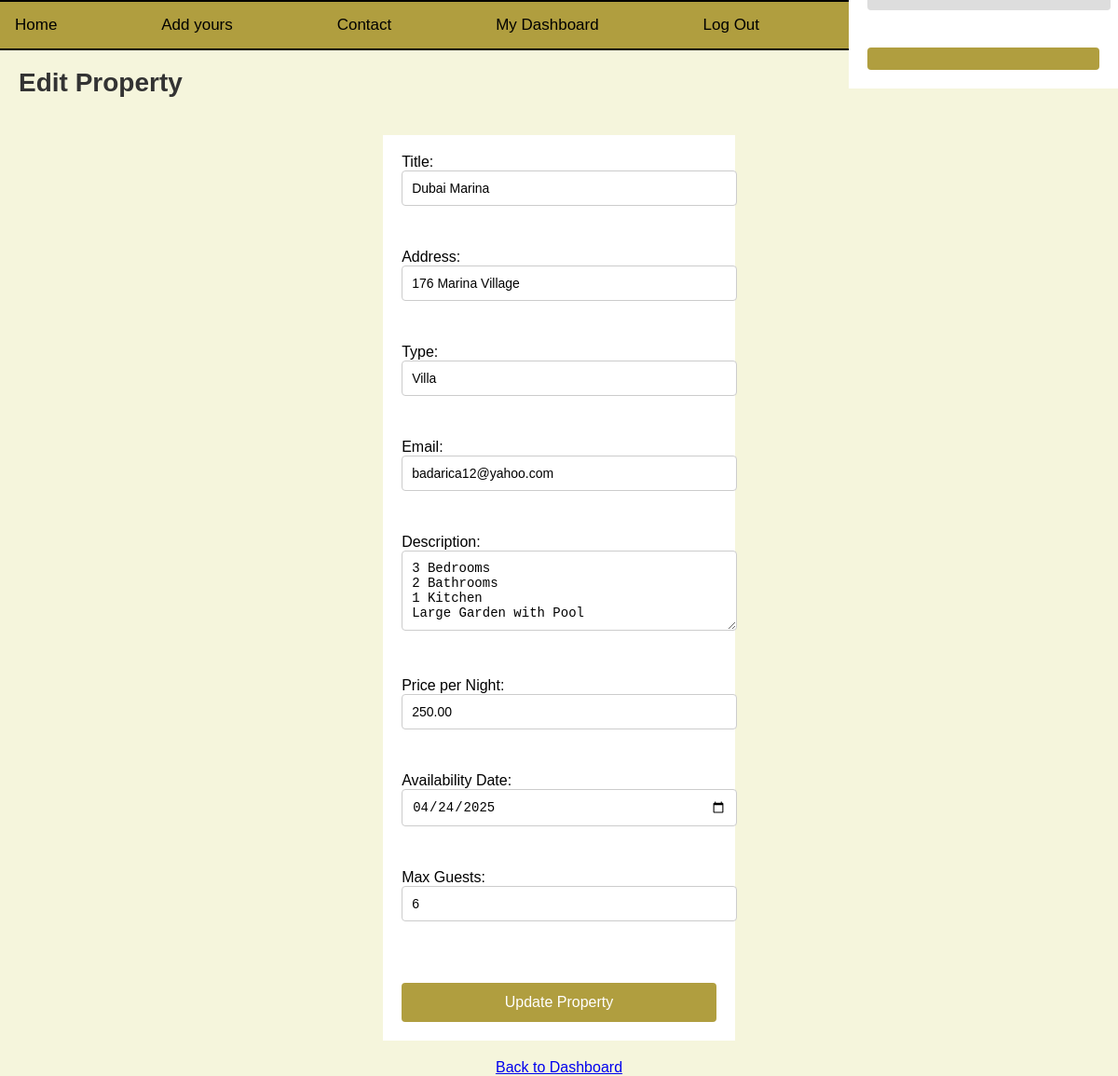
Page /dashboard/update_property.php?propertyID=10 (signed in) on the committed database.
### tables this page shows
CREATE TABLE `properties` (
  `propertyID` int NOT NULL,
  `title` varchar(255) NOT NULL,
  `property_address` varchar(255) NOT NULL,
  `price_per_night` decimal(10,2) NOT NULL,
  `property_type` varchar(50) NOT NULL,
  `availability` date DEFAULT NULL,
  `email` varchar(255) DEFAULT NULL,
  `property_description` text,
  `image` varchar(255) DEFAULT NULL,
  `max_guests` int NOT NULL,
  `landlordID` int DEFAULT NULL
);

### classes/Property.php (called while the page is built, shortened)
<?php
class Property
{
    private $db;
    public function __construct($db)
    {
        $this->db = $db;
    }
    public function readOne($id)
    {
        $query = "SELECT * FROM properties WHERE propertyID = :id";
        $stmt = $this->db->prepare($query);
        $stmt->bindParam(':id', $id);
        $stmt->execute();
        $result = $stmt->fetch(PDO::FETCH_ASSOC);
        return $result ? $result : null;
    }
}
?>

### dashboard/update_property.php (the view, shortened to what this page needs)
<?php
require_once '../lib/functions.php';
require_once '../classes/Property.php';
$propertyID = $_GET['propertyID'] ?? null;
$db = new Database();
$pdo = $db->getConnection();
$property = new Property($pdo);
$currentProperty = $property->readOne($propertyID);
?>
<!DOCTYPE html>
<html>
<head>
    <link rel="stylesheet" href="../css/addyours.css">
    <link rel="stylesheet" href="../css/navbar.css">
</head>
<body>
<?php include('../layout/header.php'); ?>
<h2>Edit Property</h2>
<form method="POST">
    <label>Title: <input type="text" name="title" value="<?= htmlspecialchars($currentProperty['title']) ?>" required></label><br>
    <label>Address: <input type="text" name="property_address" value="<?= htmlspecialchars($currentProperty['property_address']) ?>" required></label><br>
    <label>Type: <input type="text" name="property_type" value="<?= htmlspecialchars($currentProperty['property_type']) ?>" required></label><br>
    <label>Email: <input type="email" name="email" value="<?= htmlspecialchars($currentProperty['email']) ?>" required></label><br>
    <label>Description:<br>
        <textarea name="property_description" rows="4" required><?= htmlspecialchars($currentProperty['property_description']) ?></textarea>
    </label><br>
    <label>Price per Night: <input type="number" step="0.01" name="price_per_night" value="<?= htmlspecialchars($currentProperty['price_per_night']) ?>" required></label><br>
    <label>Availability Date: <input type="date" name="availability" value="<?= htmlspecialchars($currentProperty['availability']) ?>" required></label><br>
    <label>Max Guests: <input type="number" name="max_guests" value="<?= htmlspecialchars($currentProperty['max_guests']) ?>" required></label><br>
    <button type="submit">Update Property</button>
</form>
<a href="dashboard.php">Back to Dashboard</a>
</body>
</html>

### css/addyours.css (style rules this page uses)
body { font-family: Arial, sans-serif; background-color: beige; margin: 0; padding: 0; display: flex; flex-direction: column; justify-content: space-between; align-items: center; min-height: 100vh; }
h2 { color: #333; font-size: 28px; margin-bottom: 20px; align-self: flex-start; margin-left: 20px; }
form { display: flex; flex-direction: column; background-color: #fff; padding: 20px; margin-top: 20px; margin-bottom: 20px; }
label { font-size: 16px; margin-bottom: 8px; color: black; }
input, select, textarea { padding: 10px; margin-bottom: 20px; border: 1px solid #ccc; border-radius: 4px; font-size: 14px; width: 100%; margin-right: 20px; }
button { padding: 12px 20px; background-color: #b09e3f; color: white; border: none; border-radius: 4px; cursor: pointer; font-size: 16px; transition: background-color 0.3s ease; margin-top: 20px; }

### css/navbar.css (style rules this page uses)
body { margin: 0; padding-top: 50px; font-family: Arial, Helvetica, sans-serif; }

### rows in the picture
properties: title "Dubai Marina", property_address "176 Marina Village", property_type "Villa", email "badarica12@yahoo.com", property_description "3 Bedrooms 2 Bathrooms 1 Kitchen Large Garden with Pool", price_per_night "250.00", availability "04/24/2025", max_guests "6"
